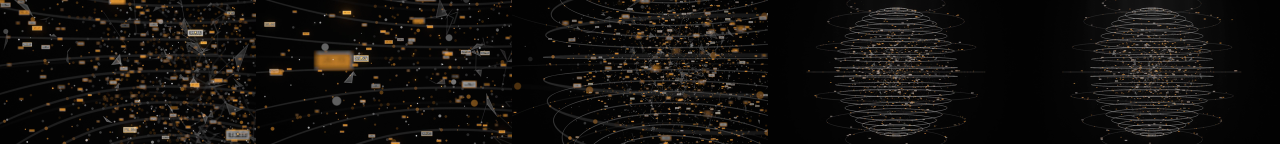
#> input picture deliverables/contact-sheets/DataSphere_WhiteAmber_sheet.png, 2560 x 288 px, given in place of PerpetualMotion_OverbalancedWheel_Workshop.png, which was not available (shown at 1/2 size)
$ python stills-sheet.py ../../deliverables/contact-sheets
#> lines starting #> are read from the running program, lines starting #| are printed output that depends on the picture; pictures that were not available may be replaced by others from this repository, and a replacement may not be noted
# StillsSheet.png: all 10 stills at 640×360, labelled, for review.
import os, sys
from PIL import Image, ImageDraw, ImageFont
d = sys.argv[1] if len(sys.argv) > 1 else "renders/stills"
names = ["OverbalancedWheel", "WaterScrewMill", "SelfFlowingFlask", "MagnetRamp", "RollingBallWheel"]
looks = ["Workshop", "Blueprint"]
W, H, LABEL, PAD = 640, 360, 34, 16
try:
    font = ImageFont.truetype("/usr/share/fonts/truetype/dejavu/DejaVuSans.ttf", 18)
except OSError:
    font = ImageFont.load_default()
sheet = Image.new("RGB", (PAD + 2 * (W + PAD), PAD + 5 * (H + LABEL + PAD)), (246, 242, 233))
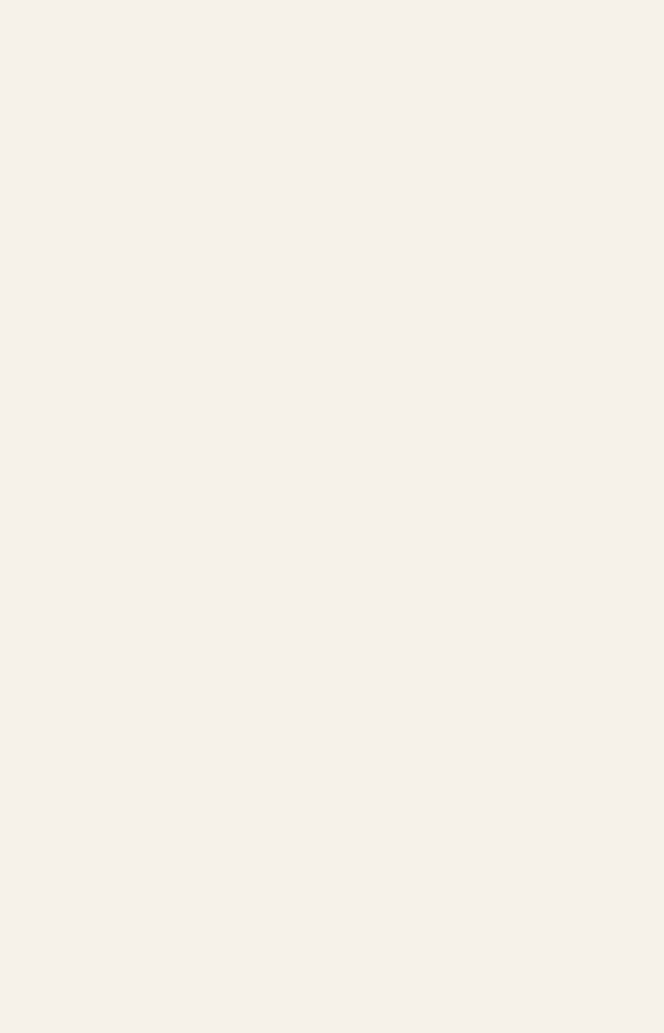
#> sheet: PIL image 1328x2066 RGB (shown at 1/2 size); mean R, G, B 246, 242, 233
draw = ImageDraw.Draw(sheet)
for r, n in enumerate(names):
    for c, look in enumerate(looks):
        im = Image.open(os.path.join(d, f"PerpetualMotion_{n}_{look}.png")).convert("RGB").resize((W, H), Image.LANCZOS)
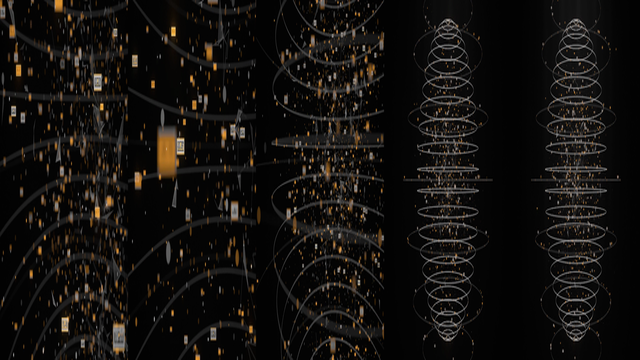
#> im: PIL image 640x360 RGB; mean R, G, B 19, 16.8, 14.6
        x, y = PAD + c * (W + PAD), PAD + r * (H + LABEL + PAD)
        sheet.paste(im, (x, y))
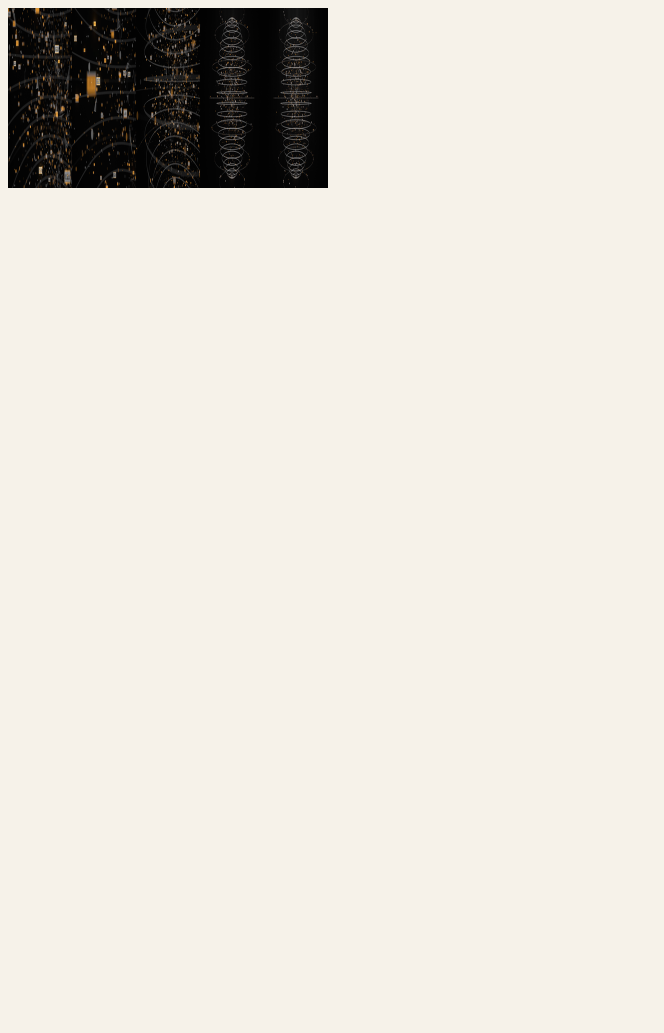
#> sheet: PIL image 1328x2066 RGB (shown at 1/2 size); mean R, G, B 226.9, 223.1, 214.7
        draw.text((x + 4, y + H + 7), f"{n} — {look}", fill=(40, 30, 20), font=font)
#> pass 2 of the loop `for r, n in enumerate(names):`:
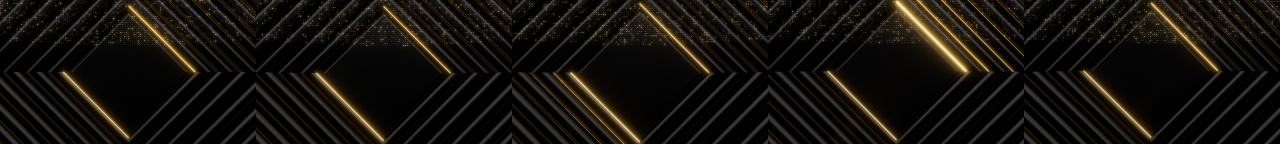
#> input picture deliverables/contact-sheets/DiamondFrames_BlackGold_contact.png, 2560 x 288 px, given in place of PerpetualMotion_WaterScrewMill_Workshop.png, which was not available (shown at 1/2 size)
#> `im = Image.open(os.path.join(d, f"PerpetualMotion_{n}_{look}.png")).co..`:
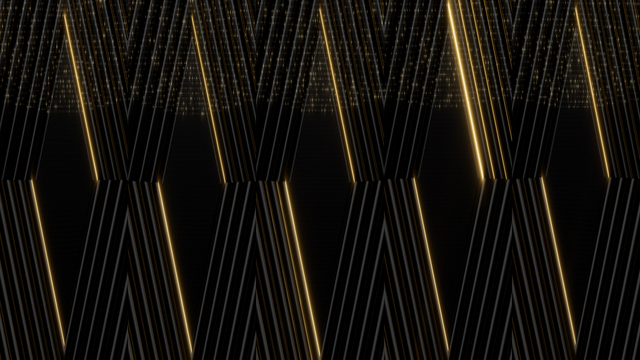
#> im: PIL image 640x360 RGB; mean R, G, B 21.5, 18.1, 13
#> `sheet.paste(im, (x, y))`:
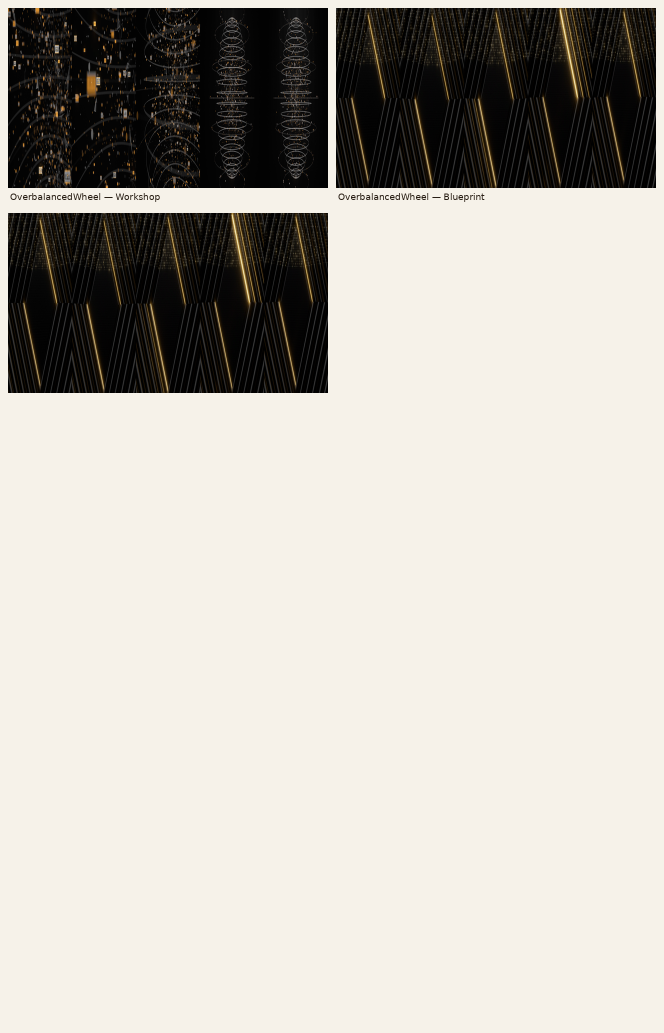
#> sheet: PIL image 1328x2066 RGB (shown at 1/2 size); mean R, G, B 189, 185.3, 177.5
#> (the run stopped early here; a loop or call above may not have finished)
